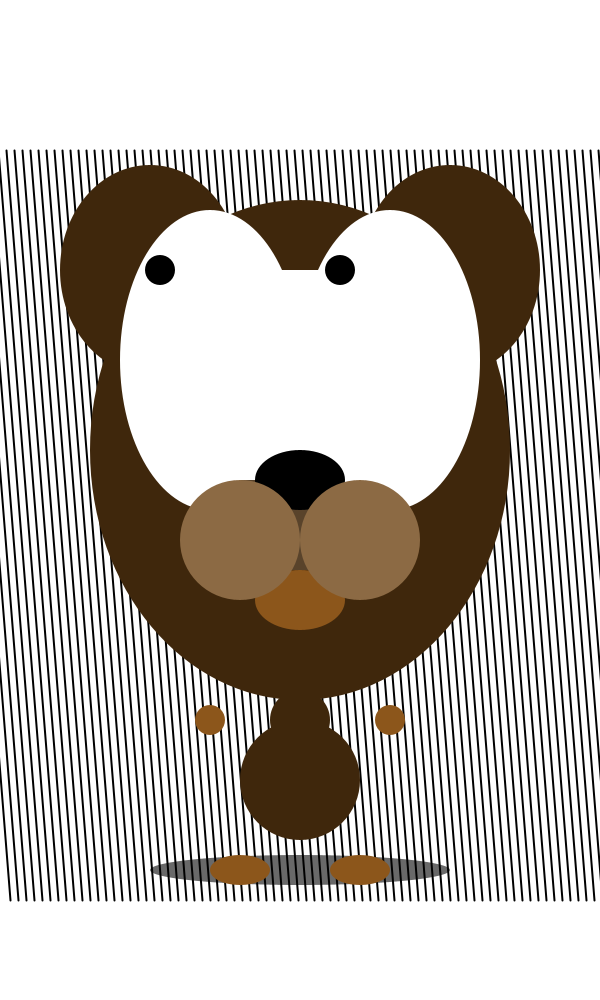
Frame 1 (no input)
Frame 60 (the mouse pressed at the canvas centre just before this capture): identical to frame 1, image omitted
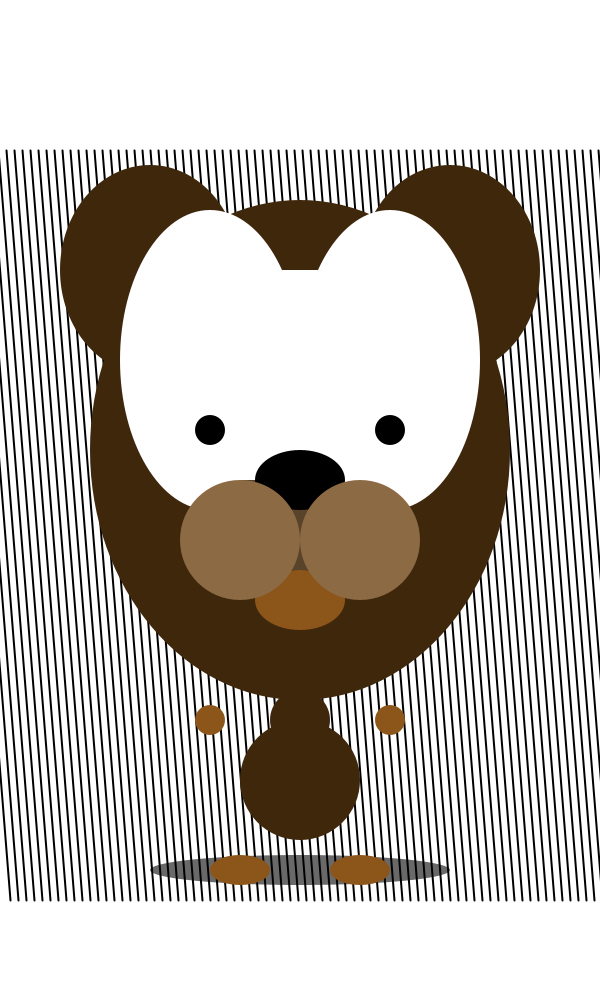
Frame 120 (the mouse held since frame 60 and released just before this capture)

The Processing sketch that drew these frames (run headless with seeded random() and noise(); from frame 60 on, the mouse is pressed at the canvas centre):

// Processing sketch: processing_87101
// ── processing_87101.pde


void setup(){
  size(600,1000);
  //background(180);
  smooth();
  noCursor();
  
  
}

void draw (){
  background(255);
  smooth();
  strokeWeight(2);
  stroke(0);
  for ( float b = -50; b < 600; b +=8){
      line(b,150,b+60,900);
    }
  float x = mouseX;
  float y = mouseY;
  //eye control
  if( x >= 350){
    x = 350;}
    if ( x<=250){
      x=250;}
      if ( y >= 430){
        y = 430;}
        if (y <= 270){
          y = 270;}
          
  noStroke();
  fill(0,150);
  ellipse(300,870,300,30);
  fill(63,39,12);
  ellipse(300,450,420,500);
  ellipse(150,270,180,210);
  ellipse(450,270,180,210);
  ellipse(300,720,60,60);
  ellipse(300,780,120,120);
  
  
  //hands and feet
  fill(140,86,27);
  ellipse(210,720,30,30);
  ellipse(390,720,30,30);
  ellipse(240,870,60,30);
  ellipse(360,870,60,30);
 
  //white
  fill(255);
  rect(240,270,120,210);
  ellipse(210,360,180,300);
  ellipse(390,360,180,300);
  
  fill(89,67,43);
  rect(240,480,90,90);
  //black
  fill(0);
  //eyes
  //ellipse(150,360,30,30);
  //ellipse(330,360,30,30);
  //nose
  ellipse(300,480,90,60);
  
  fill(140,86,27);
  ellipse(300,600,90,60);
  
  //brown
  fill(140,106,68);
  ellipse(240,540,120,120);
  ellipse(360,540,120,120);
  
   fill(0);
  ellipse(x-90,y,30,30);
  ellipse(x+90,y,30,30);
  
}
